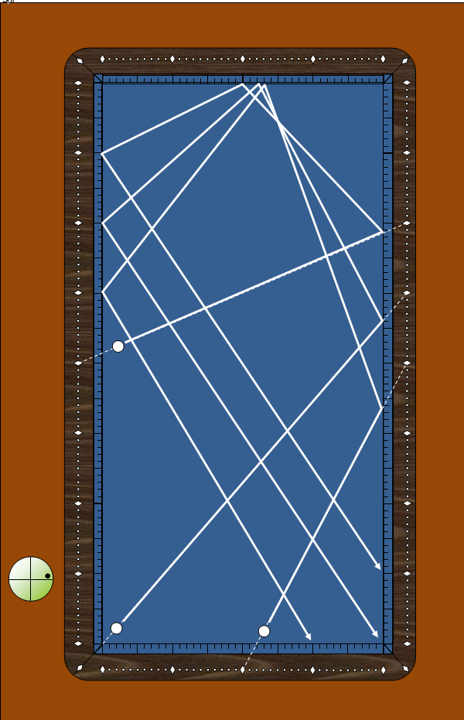
#> input picture images/exercicis/Imagen1.png, 464 x 720 px; its folder holds only this picture in this run
$ python processar.py
#> lines starting #> are read from the running program, lines starting #| are printed output that depends on the picture
import os
from PIL import Image

DIR = "images/exercicis"
processats = 0

for f in os.listdir(DIR):
    if f.startswith("Imagen") and f.endswith(".png"):
        num = int(f.replace("Imagen", "").replace(".png", ""))
        out = f"exercici-{num:02d}.jpg"

        print(f"{f} -> {out}")

        img = Image.open(os.path.join(DIR, f))
#> img is the input picture: PIL image 464x720 RGBA; mean R, G, B, A 92.5, 83.9, 84.7, 255
        # Mantenim format vertical (sense rotar)
        # Les imatges originals són ~464-504px d'amplada x 720px d'alçada

        w, h = img.size
#> w = 464; h = 720
        # Target: generar imatges verticals de 600x900px (dimensions fixes per totes)
        target_width = 600
        target_height = 900
        aspect_ratio = h / w
#> aspect_ratio = 1.55
        temp_height = int(target_width * aspect_ratio)
#> temp_height = 931

        # Primer redimensionem mantenint l'aspect ratio
        img = img.resize((target_width, temp_height), Image.Resampling.LANCZOS)
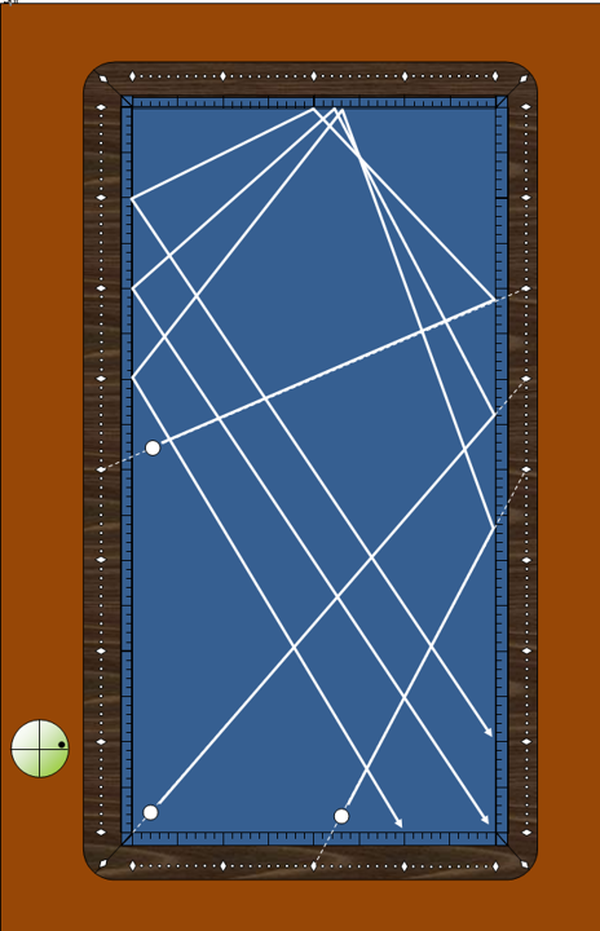
#> img: PIL image 600x931 RGBA; mean R, G, B, A 92.4, 83.8, 84.6, 255

        # Després apliquem crop o padding per ajustar a 600x900px exactes
        if temp_height > target_height:
            # Crop centrat (tallem per dalt i baix)
            top = (temp_height - target_height) // 2
#> top = 15
            img = img.crop((0, top, target_width, top + target_height))
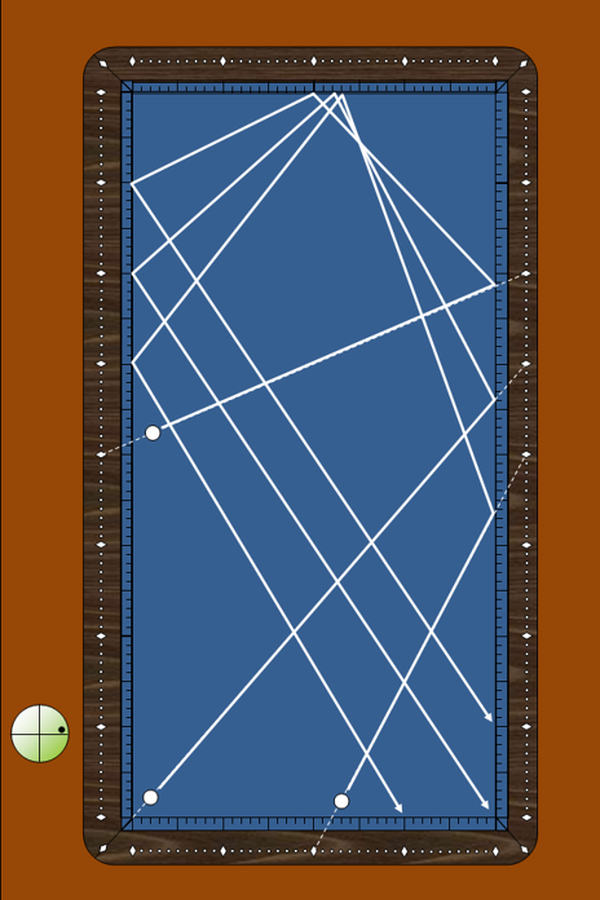
#> img: PIL image 600x900 RGBA; mean R, G, B, A 90.2, 83.7, 86.6, 255
        elif temp_height < target_height:
            # Padding centrat (afegim espai blanc per dalt i baix)
            new_img = Image.new('RGB', (target_width, target_height), (255, 255, 255))
            top = (target_height - temp_height) // 2
            new_img.paste(img, (0, top))
            img = new_img

        if img.mode != 'RGB':
            rgb = Image.new('RGB', img.size, (255,255,255))
#> rgb: PIL image 600x900 RGB; every value is 255
            if img.mode == 'RGBA':
                rgb.paste(img, mask=img.split()[-1])
            else:
                rgb.paste(img)
            img = rgb

        img.save(os.path.join(DIR, out), 'JPEG', quality=85, optimize=True)
        processats += 1

print(f"\nProcessats: {processats}")

$ run again, on images/exercicis/Imagen13.png
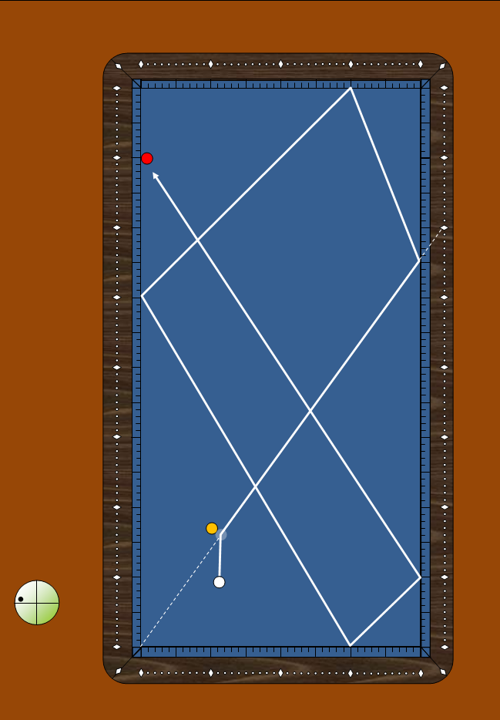
#> input picture images/exercicis/Imagen13.png, 500 x 720 px
#> img is the input picture: PIL image 500x720 RGBA; mean R, G, B, A 94.9, 80.7, 76.6, 255
#> img: PIL image 600x864 RGBA
#> `new_img.paste(img, (0, top))`:
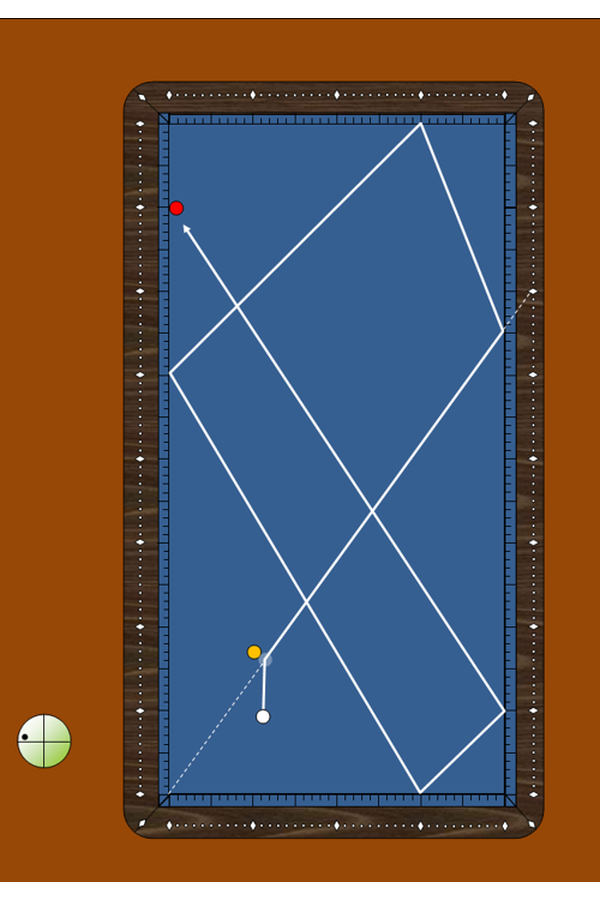
#> new_img: PIL image 600x900 RGB; mean R, G, B 101.2, 87.7, 83.8

$ run again, on images/exercicis/Imagen14.png
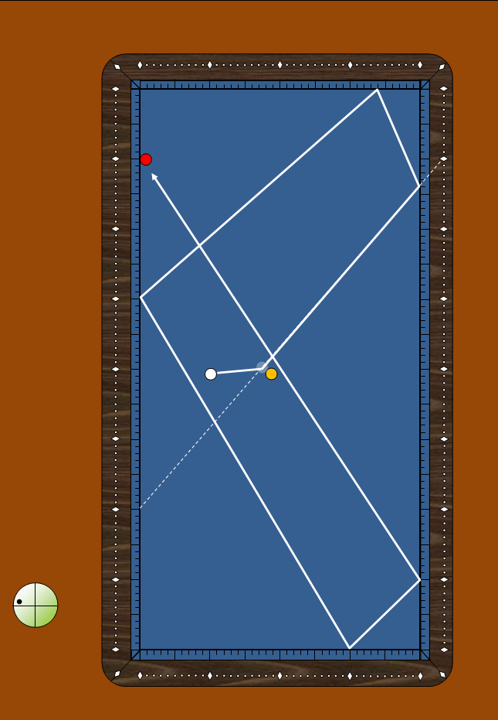
#> input picture images/exercicis/Imagen14.png, 498 x 720 px
#> img is the input picture: PIL image 498x720 RGBA; mean R, G, B, A 94.1, 80.6, 77.1, 255
#> img: PIL image 600x867 RGBA
#> `new_img.paste(img, (0, top))`:
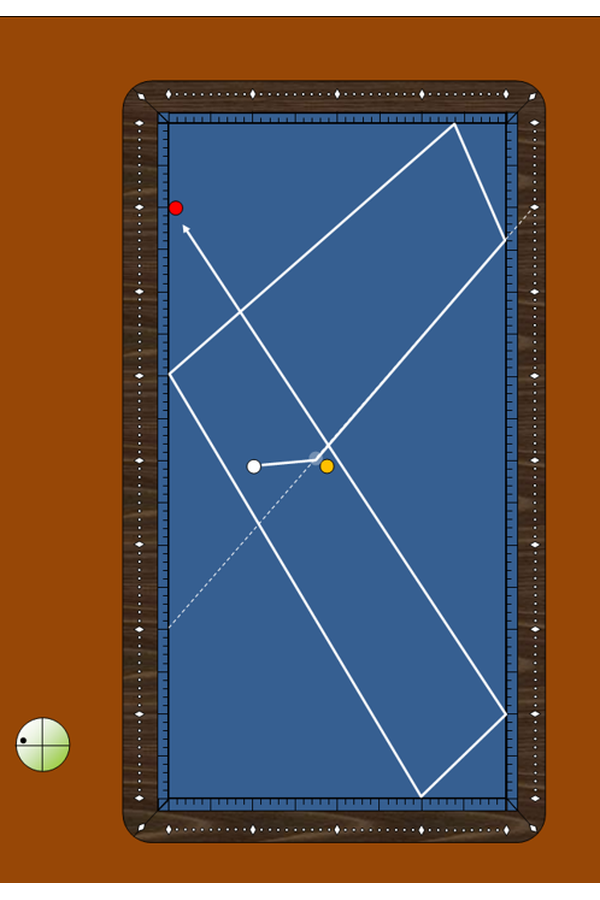
#> new_img: PIL image 600x900 RGB; mean R, G, B 99.9, 86.9, 83.6

$ run again, on images/exercicis/Imagen15.png
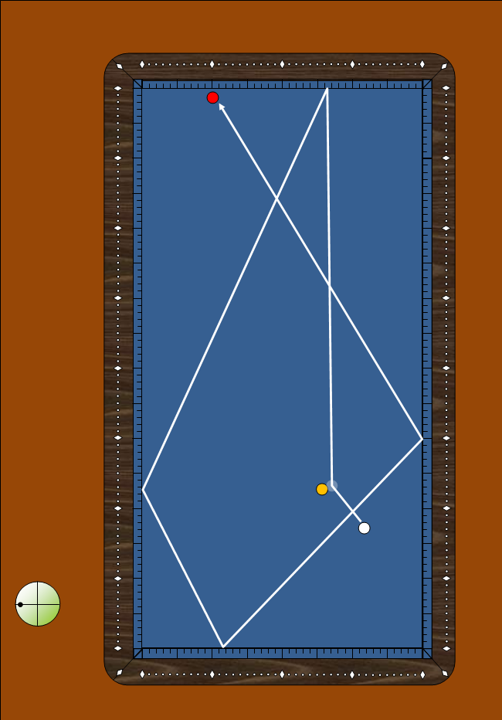
#> input picture images/exercicis/Imagen15.png, 502 x 720 px
#> img is the input picture: PIL image 502x720 RGBA; mean R, G, B, A 94.4, 80.5, 76.6, 255
#> img: PIL image 600x860 RGBA
#> `new_img.paste(img, (0, top))`:
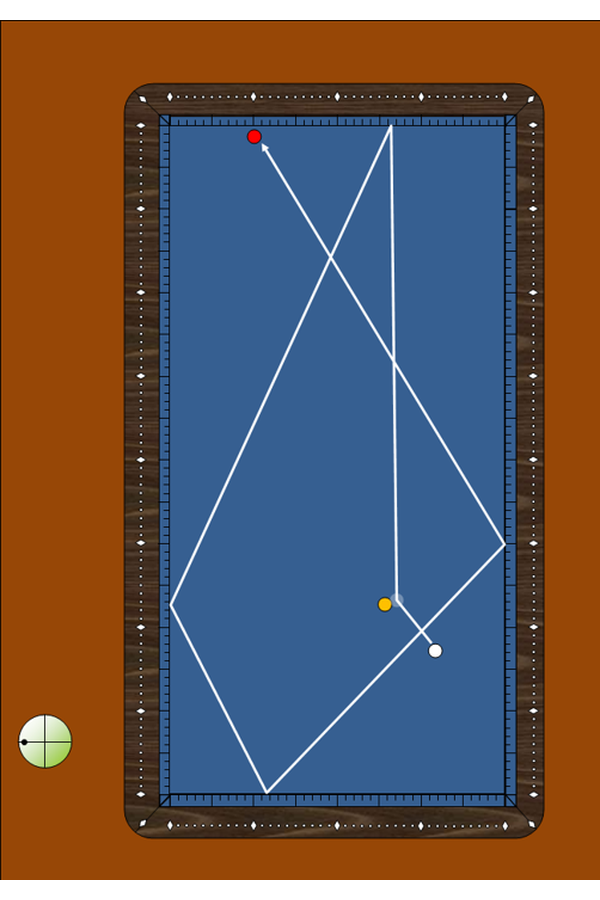
#> new_img: PIL image 600x900 RGB; mean R, G, B 101.5, 88.2, 84.5

$ run again, on images/exercicis/Imagen10.png
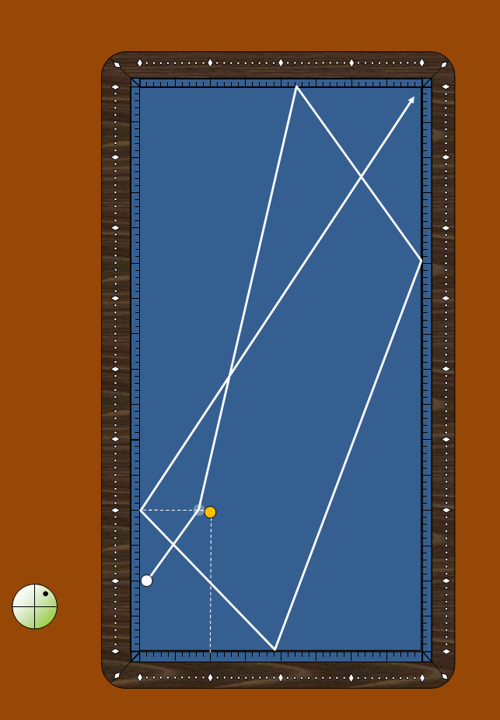
#> input picture images/exercicis/Imagen10.png, 500 x 720 px
#> img is the input picture: PIL image 500x720 RGBA; mean R, G, B, A 93.7, 80.8, 77.7, 255
#> img: PIL image 600x864 RGBA
#> `new_img.paste(img, (0, top))`:
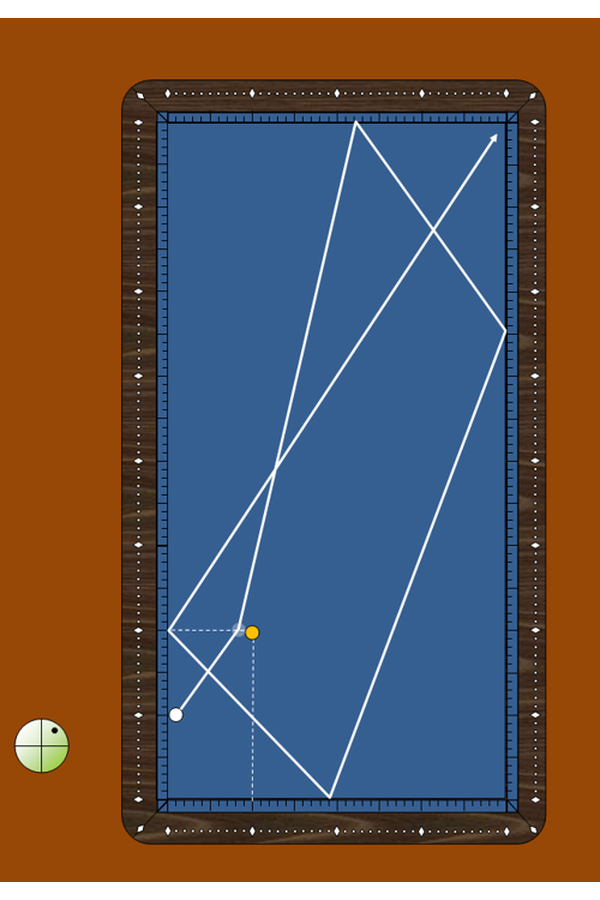
#> new_img: PIL image 600x900 RGB; mean R, G, B 100.1, 87.7, 84.8
